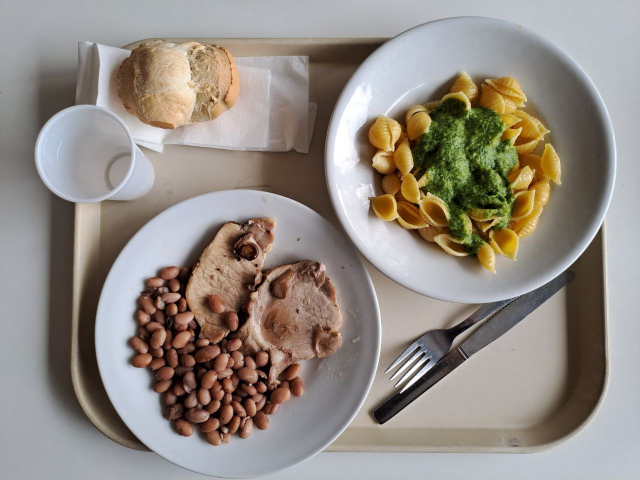
//> input picture assets/tray1/food_image.jpg, 1280 x 960 px (shown at 1/2 size)
$ ./mAP   (built with g++ and OpenCV 4)
//> lines starting //> are read from the running program, lines starting //| are printed output that depends on the picture; after the words box and inside, x2 and y2 are one past the last pixel; in counts of white or black regions, pixels touching at a corner belong together
#include <iostream>
#include <opencv2/highgui.hpp>
#include <opencv2/imgproc.hpp>
#include <opencv2/opencv.hpp>
#include <opencv2/core.hpp>
#include <stdio.h>
#include <map>
#include <vector>

using namespace cv;
using namespace std;

void printMap(std::map<int, std::vector<int>> map);
Mat plotBB(Mat img, std::map<int, std::vector<int>> map, Scalar col);
Mat plotAreaBB(Mat img, std::map<int, std::vector<int>> map, Scalar col);
vector<int> getArea(std::map<int, std::vector<int>> map);
std::map<int, std::vector<int>> ComputeIntersection(std::map<int, std::vector<int>> map1,
                                                    std::map<int, std::vector<int>> map2);
vector<float> getIoU(std::map<int, std::vector<int>> gtbb, std::map<int, std::vector<int>> pred);


int main(){
    string base = "../../../assets/tray1/";

    Mat imgBase = imread(base + "food_image.jpg");
//> imgBase is the input picture: 960 rows x 1280 cols, CV_8UC3; mean B, G, R 131.3, 139.1, 147.3
    try{
        if (imgBase.empty()){
            throw invalid_argument("The img is empty!");
        }
    }
    catch (invalid_argument &e){
        cout << "Exception: " << e.what() << endl;
        return 1;
    }

    // ***  IoU  ***//
    // Ground-Truth Bounding box
    map <int, vector<int>> gtbb;
    gtbb.insert({ 6, {370, 436, 313, 331}});
    gtbb.insert({ 1, {737, 145, 384, 400}});
    gtbb.insert({10, {259, 532, 347, 357}});
    gtbb.insert({13, {235,  79, 243, 178}});

    // Prediction bounding box to compare
    map<int, vector<int>> pred;
    pred.insert({ 6, {368, 436, 312, 330}});
    pred.insert({ 1, {787, 195, 384, 400}});
    pred.insert({10, {289, 502, 347, 357}});
    pred.insert({13, {295, 230, 250, 101}});


    // creating visual computation example
    Mat img = plotBB(imgBase, gtbb, Scalar(0, 255, 0));
//> after the loop in plotBB, `for(const auto& item : map)`:
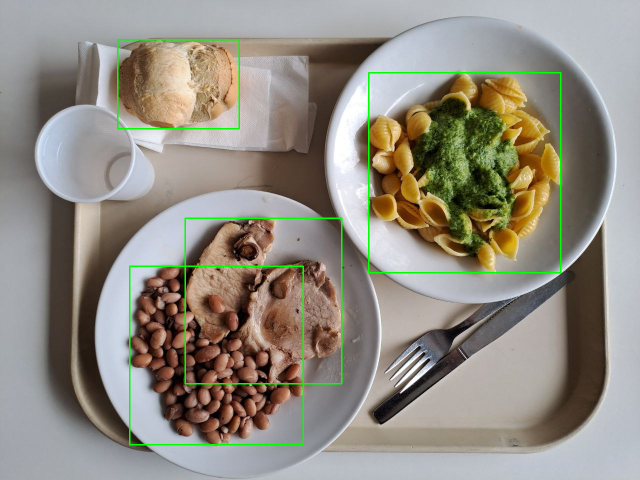
//> img: 960 rows x 1280 cols, CV_8UC3 (shown at 1/2 size); 1.24% of pixels changed, all inside (x1, y1, x2, y2) = (234, 78, 1123, 891)
    img = plotBB(img, pred, Scalar(240, 0, 0));
//> call 2 of plotBB, with col = Scalar(240)
//> after the loop in plotBB (call 2), `for(const auto& item : map)`:
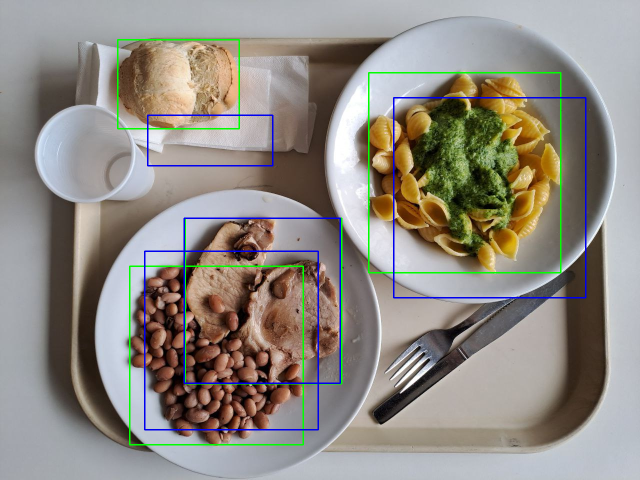
//> img: 960 rows x 1280 cols, CV_8UC3 (shown at 1/2 size); 1.21% of pixels changed, all inside (x1, y1, x2, y2) = (288, 194, 1173, 861)

    map<int, vector<int>> inters = ComputeIntersection(gtbb, pred);
    img = plotBB(img, inters, Scalar(0, 127, 255));
//> call 3 of plotBB, with col = Scalar(0, 127, 255)
//> after the loop in plotBB (call 3), `for(const auto& item : map)`:
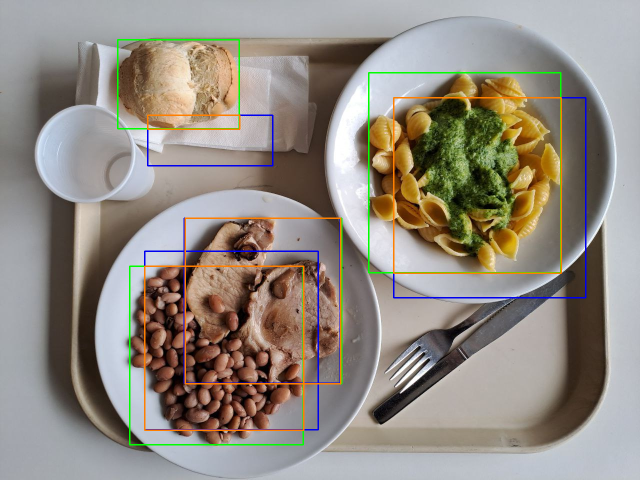
//> img: 960 rows x 1280 cols, CV_8UC3 (shown at 1/2 size); 1.06% of pixels changed, all inside (x1, y1, x2, y2) = (288, 194, 1124, 862)
    img = plotAreaBB(img, inters, Scalar(0, 0, 255));
//> after the loop in plotAreaBB, `for (const auto &item : map)`:
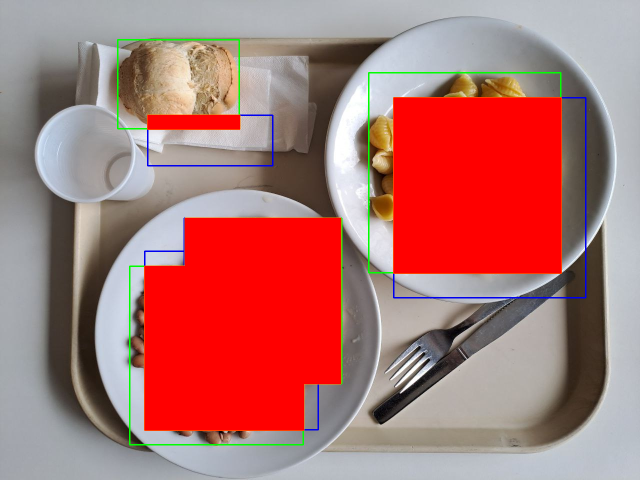
//> temp: 960 rows x 1280 cols, CV_8UC3 (shown at 1/2 size); mean B, G, R 113.3, 115.8, 174.9
//> in plotAreaBB, `addWeighted(img, 0.7, temp, 0.3, 0, img);`:
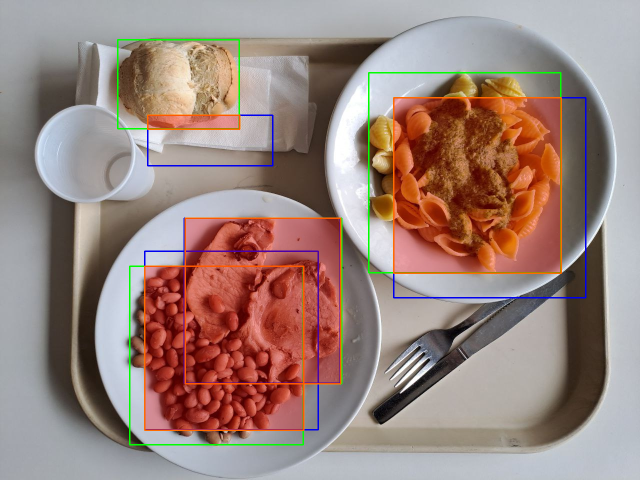
//> img: 960 rows x 1280 cols, CV_8UC3 (shown at 1/2 size); mean B, G, R 124.8, 132, 155

    // Getting the IoU
    vector<float> iou = getIoU(gtbb, pred);
    for(int i=0; i<iou.size(); i++){
        cout << i << " : " << iou[i] << endl;
    }
    imshow("Computed img", img);
    waitKey(0);

    return 0;
}

// Compute the IoU for 2 given map: gtbb, pred (ground trouth map, prediction map)
vector<float> getIoU(std::map<int, std::vector<int>> gtbb, std::map<int, std::vector<int>> pred){

    try{
        if(gtbb.size() != pred.size()){
            throw invalid_argument("The maps' size is different!");
        }
    }catch(invalid_argument &e){
        cout << "Exception: " << e.what() << endl;
    }

    std::map<int, std::vector<int>> intersections = ComputeIntersection(gtbb, pred);

    vector<int> areaGT     = getArea(gtbb);
    vector<int> areaPred   = getArea(pred);
    vector<int> areainters = getArea(intersections);
    vector<float> iou = {};

    vector<float> areaUnion  = {};
    for(int i=0; i<areaGT.size(); i++){
        areaUnion.push_back(areaGT[i] + areaPred[i] - areainters[i]);
        iou.push_back(areainters[i] / areaUnion[i]);
    }
    return iou;
}

// Returns the intersection map for given 2 maps
std::map<int, std::vector<int>> ComputeIntersection(std::map<int, std::vector<int>> map1,
                                                    std::map<int, std::vector<int>> map2){

    // vectors used to compute the intersection map
    vector<Point> up_leftGT    = {};
    vector<Point> up_leftPred  = {};
    vector<int> widthPred      = {};
    vector<int> widthGT        = {};
    vector<int> heightGT       = {};
    vector<int> heightPred     = {};

    for (const auto &item : map1){
        Point p(item.second[0], item.second[1]);
        up_leftGT.push_back(p);
        widthGT.push_back(item.second[2]);
        heightGT.push_back(item.second[3]);
    }

    for (const auto &item : map2){
        Point p(item.second[0], item.second[1]);
        up_leftPred.push_back(p);
        widthPred.push_back(item.second[2]);
        heightPred.push_back(item.second[3]);
    }

    // Coordinates of the area of intersection
    map<int, vector<int>> intersection;
    int i=0;
    for (const auto& item : map1){
        vector<int> coords = {};
        Point p1(max(up_leftGT[i].x, up_leftPred[i].x),
                 max(up_leftGT[i].y, up_leftPred[i].y));
        Point p2(min(up_leftGT[i].x + widthGT[i], up_leftPred[i].x + widthPred[i]),
                 min(up_leftGT[i].y + heightGT[i], up_leftPred[i].y + heightPred[i]));

        // Intersection height and width
        int iWidth  = max(p2.x - p1.x + 1, 0);
        int iHeight = max(p2.y - p1.y + 1, 0);

        // Building the intersection map
        coords.push_back(p1.x);
        coords.push_back(p1.y);
        coords.push_back(iWidth);
        coords.push_back(iHeight);
        intersection.insert({item.first, coords});

        i += 1;
    }
    return intersection;
}


// compute the areas of each rect defined in the map
vector<int> getArea(std::map<int, std::vector<int>> map){
    vector<int> areas = {};
    for (const auto &item : map){
        int area = item.second[2] * item.second[3];
        areas.push_back(area);
    }
    return areas;
}


// Plots the area with in the bb provided
Mat plotAreaBB(Mat img, std::map<int, std::vector<int>> map, Scalar col){
    Mat temp;
    copyTo(img, temp, Mat());
    for (const auto &item : map){
        Point p1(item.second[0],  item.second[1]);
        Point p2(item.second[0] + item.second[2],
                 item.second[1] + item.second[3]);

        rectangle(temp, p1, p2, col, -1, LINE_8);
    }
    addWeighted(img, 0.7, temp, 0.3, 0, img);
    return img;
}


// Plot the bounding boxes having in input the img and its associated bb
// Returns the img with bb plotted
Mat plotBB(Mat img, std::map<int, std::vector<int>> map, Scalar col){
    for(const auto& item : map){
        Point p1(item.second[0],  item.second[1]);
        Point p2(item.second[0] + item.second[2],
                 item.second[1] + item.second[3]);

        rectangle(img, p1, p2, col, 2, LINE_8);
    }
    return img;
}

// prints the bounding box map (same format as the one in the dataset)
void printMap(std::map<int, std::vector<int>> map){
    for (const auto& item : map){
        cout << item.first << ":  ";

        for(const auto& value : item.second){
            cout << value << " ";
        }
        cout << endl;
    }
    return;
}
// void IoU()

$ run again, with assets/tray1/leftover1.jpg copied over assets/tray1/food_image.jpg
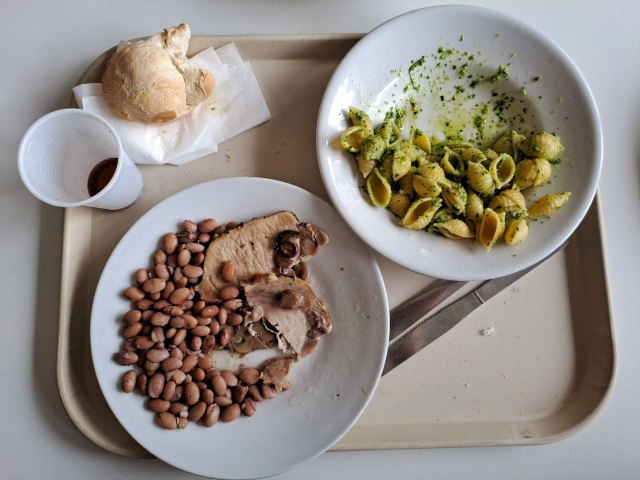
//> input picture assets/tray1/leftover1.jpg, 1280 x 960 px (shown at 1/2 size)
//> imgBase is the input picture: 960 rows x 1280 cols, CV_8UC3; mean B, G, R 131.3, 138.8, 146.6
//> after the loop in plotBB (call 3), `for(const auto& item : map)`:
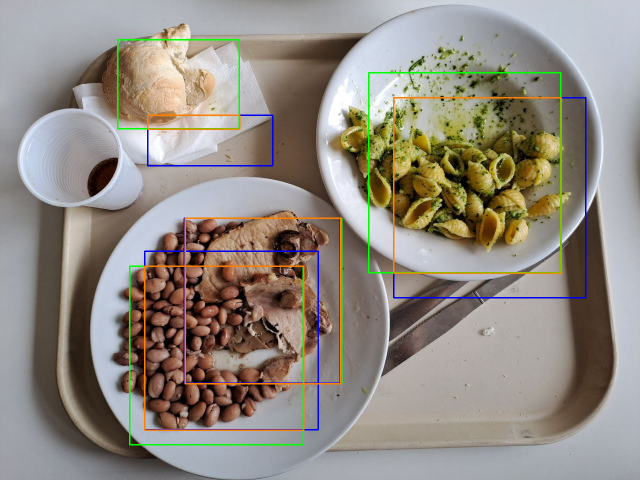
//> img: 960 rows x 1280 cols, CV_8UC3 (shown at 1/2 size); mean B, G, R 129.9, 138.8, 145.9
//> in plotAreaBB, `addWeighted(img, 0.7, temp, 0.3, 0, img);`:
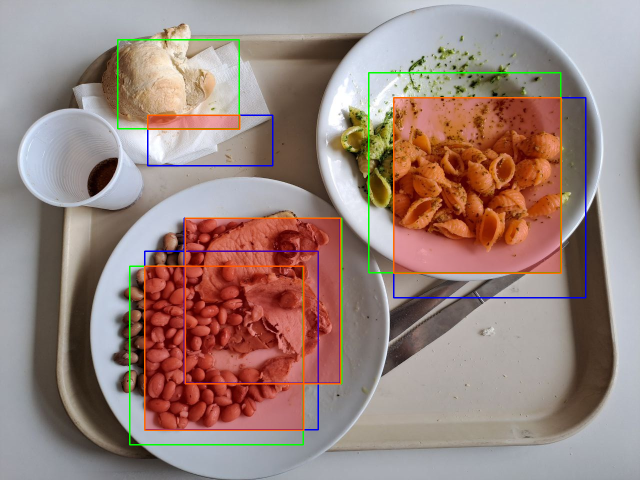
//> img: 960 rows x 1280 cols, CV_8UC3 (shown at 1/2 size); mean B, G, R 124.5, 131.6, 154.3

$ run again, with assets/tray1/leftover2.jpg copied over assets/tray1/food_image.jpg
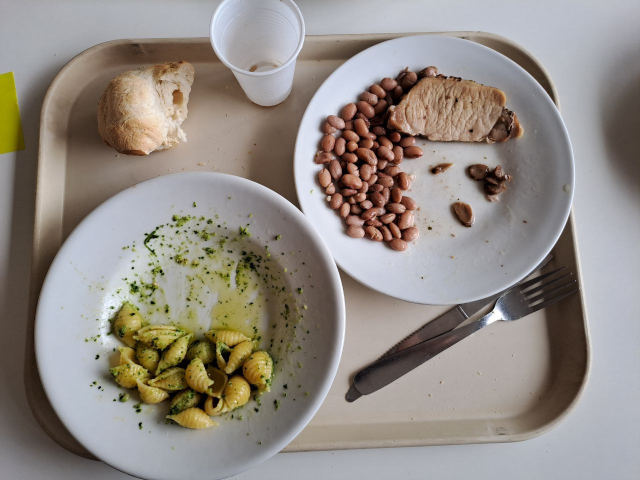
//> input picture assets/tray1/leftover2.jpg, 1280 x 960 px (shown at 1/2 size)
//> imgBase is the input picture: 960 rows x 1280 cols, CV_8UC3; mean B, G, R 132.6, 139.4, 146.6
//> after the loop in plotBB (call 3), `for(const auto& item : map)`:
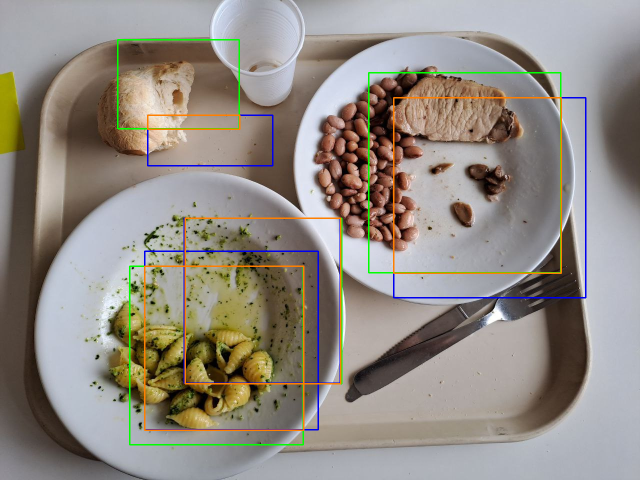
//> img: 960 rows x 1280 cols, CV_8UC3 (shown at 1/2 size); mean B, G, R 131.1, 139.2, 145.8
//> in plotAreaBB, `addWeighted(img, 0.7, temp, 0.3, 0, img);`:
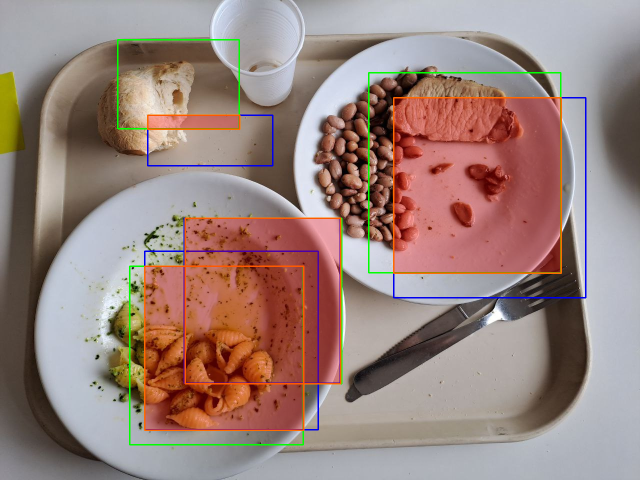
//> img: 960 rows x 1280 cols, CV_8UC3 (shown at 1/2 size); mean B, G, R 124.3, 130.9, 153.7

$ run again, with assets/tray1/leftover3.jpg copied over assets/tray1/food_image.jpg
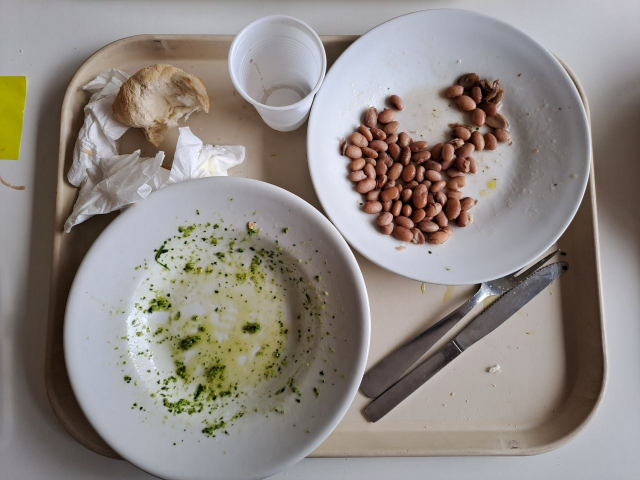
//> input picture assets/tray1/leftover3.jpg, 1280 x 960 px (shown at 1/2 size)
//> imgBase is the input picture: 960 rows x 1280 cols, CV_8UC3; mean B, G, R 131.4, 136.5, 143.3
//> after the loop in plotBB (call 3), `for(const auto& item : map)`:
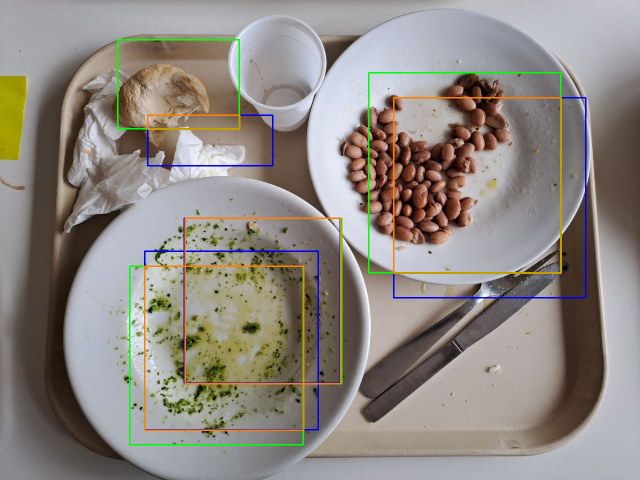
//> img: 960 rows x 1280 cols, CV_8UC3 (shown at 1/2 size); mean B, G, R 130, 136.6, 142.7
//> in plotAreaBB, `addWeighted(img, 0.7, temp, 0.3, 0, img);`:
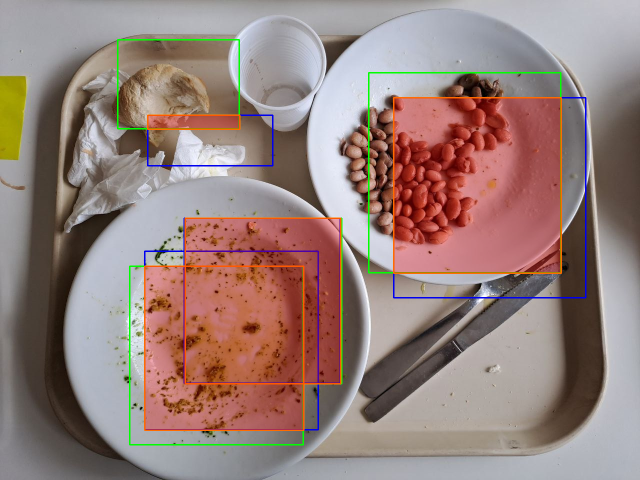
//> img: 960 rows x 1280 cols, CV_8UC3 (shown at 1/2 size); mean B, G, R 122.6, 128, 150.5
